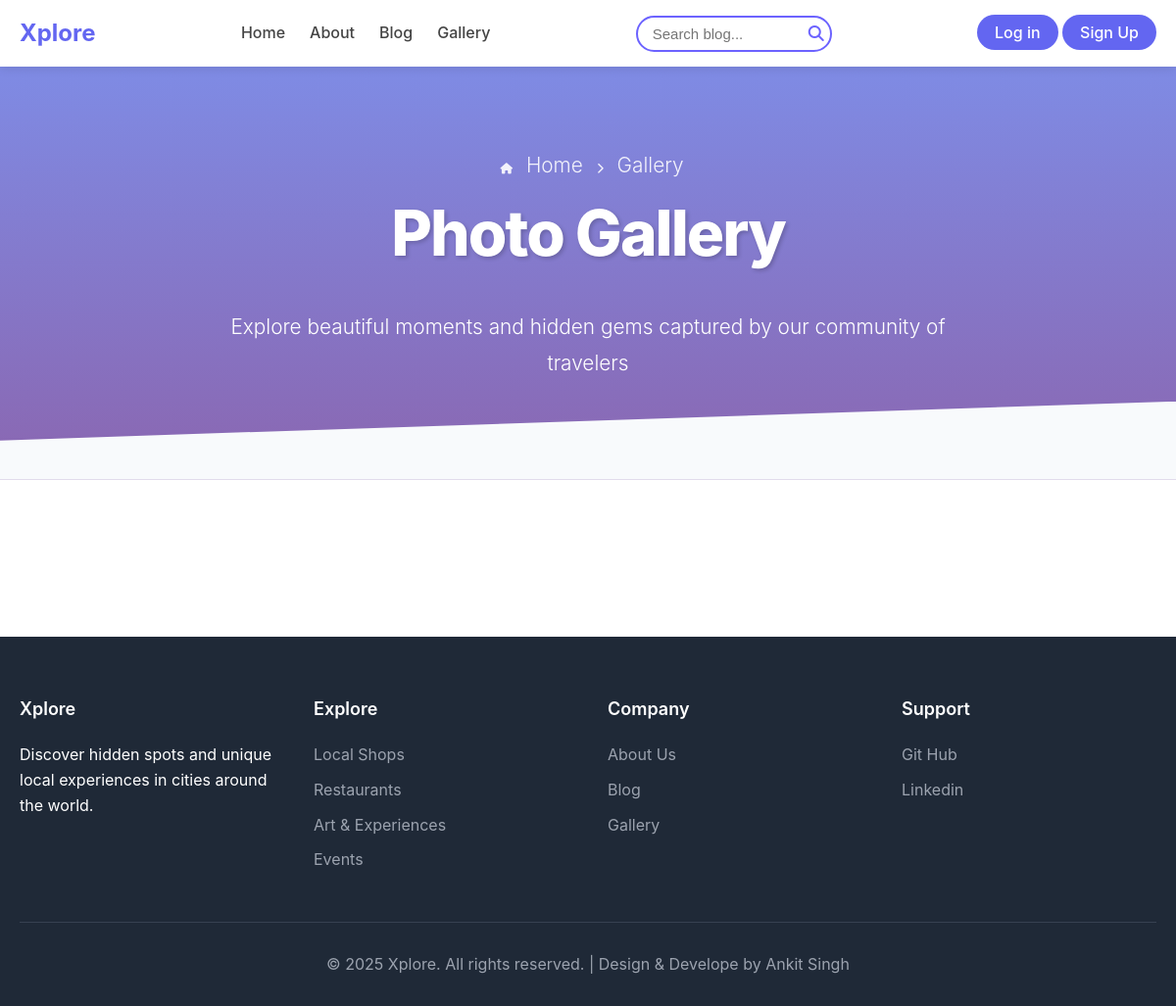
Page /gallery/ on the committed database.
### website/models.py (models this page shows, shortened)
class Header(models.Model):
    logo_text = models.CharField(max_length=100, default="Xplore")
    url = models.URLField(max_length=200)
    show_login = models.BooleanField(default=True)
    show_signup = models.BooleanField(default=True)

class NavLink(models.Model):
    name = models.CharField(max_length=100)
    url = models.URLField(max_length=200)

class GalleryBreadcrumb(models.Model):
    title = models.CharField(max_length=50)
    para = models.CharField(max_length=100)

class FooterBrand(models.Model):
    brand_name = models.CharField(max_length=100, default="Xplore")
    description = models.TextField(
        blank=True, null=True
    )  # Example: "Discover hidden spots ..."
    year = models.IntegerField(default=2025)
    tagline = models.CharField(
        max_length=255, blank=True, null=True
    )  # Example: "Made with  for local discovery"

class FooterSection(models.Model):
    title = models.CharField(max_length=100)  # Example: "Explore", "Company"

class FooterLink(models.Model):
    section = models.ForeignKey(
        FooterSection, on_delete=models.CASCADE, related_name="links"
    )
    name = models.CharField(max_length=100)  # Example: "Local Shops", "About Us"
    url = models.URLField(max_length=300)

### website/views.py (the view)
# urls.py: path("gallery/", views.gallery_views, name="gallery"),
def gallery_views(request):
    gallery_breadcrumb = GalleryBreadcrumb.objects.first()
    gallery_images = GalleryImages.objects.all()
    context = {
        "gallery_breadcrumb": gallery_breadcrumb,
        "gallery_images": gallery_images,
    }
    return render(request, "gallery.html", context)

### blog/context_processors.py (called while the page is built)
def get_categories(request):
    categories = Category.objects.all()
    return dict(categories=categories)

### website/context_processors.py (called while the page is built)
def common_data(request):
    return {
        "header_key": Header.objects.first(),
        "nav_key": NavLink.objects.all(),
        "brand": FooterBrand.objects.first(),
        "sections": FooterSection.objects.prefetch_related("links").all(),
    }

### website/templates/gallery.html (shortened to what this page needs)
{% extends "base.html" %}
{% load static %}
{% block content %}
<section class="gallery-hero-section">
   <p class="gallery-breadcrumb">
      <i class="fas fa-home"></i> Home <i class="fas fa-chevron-right"></i> Gallery
   </p>
   <h1>{{gallery_breadcrumb.title}}</h1>
   <p>{{gallery_breadcrumb.para}}</p>
</section>
<section class="gallery-container">
</section>
{% endblock %}

### website/templates/partial/header.html (shortened to what this page needs)
<header class="site-header">
  <nav class="site-nav">
    <div class="site-logo">
      <a href="{{ header_key.url }}">{{ header_key.logo_text }}</a>
    </div>
    <ul class="site-nav-links" id="navMenu">
      {% for link in nav_key %}
      <li><a href="{{ link.url }}">{{ link.name }}</a></li>
      {% endfor %}
    </ul>
    <div class="site-search">
      <form method="GET" action="{% url 'search'%}">
        <input type="search" name="keyword" placeholder="Search blog..." required />
        <button type="submit" class="search-btn">
          <i class="fas fa-search"></i>
        </button>
      </form>
    </div>
    <div class="site-buttons">
      {% if not user.is_authenticated %}
      <a href="{% url 'login' %}" class="btn btn-primary">Log in</a>
      <a href="{% url 'signup' %}" class="btn btn-primary">Sign Up</a>
      {% else %}
      <span><a href="{% url 'dashboard' %}">Dashboard</a></span>
      <span><a href="{% url 'logout' %}">logout</a></span>
      {% endif %}
    </div>
  </nav>
</header>

### website/templates/partial/fotter.html
<footer class="footer">
    <div class="container">
        <div class="footer-content">
            <div class="footer-section">
                <h3>{{ brand.brand_name }}</h3>
                <p>{{ brand.description }}</p>
            </div>
            {% for section in sections %}
            <div class="footer-section">
                <h3>{{ section.title }}</h3>
                <ul>
                    {% for link in section.links.all %}
                    <li><a href="{{ link.url }}">{{ link.name }}</a></li>
                    {% endfor %}
                </ul>
            </div>
            {% endfor %}
        </div>
        <div class="footer-bottom">
            <p>&copy; {{ brand.year }} {{ brand.brand_name }}. All rights reserved. | {{ brand.tagline }}</p>
        </div>
    </div>
</footer>

### website/static/web_css/style.css (style rules this page uses)
* { margin: 0; padding: 0; box-sizing: border-box; }
body { font-family: 'Inter', -apple-system, BlinkMacSystemFont, 'Segoe UI', Roboto, sans-; line-height: 1.6; color: #333; }
.container { max-width: 1200px; margin: 0 auto; padding: 0 20px; }
.site-header { background: #fff; padding: 15px 0; box-shadow: 0 2px 10px rgba(0, 0, 0, 0.1); position: fixed; width: 100%; top: 0; z-index: 1000; }
.site-nav { max-width: 1200px; margin: 0 auto; padding: 0 20px; display: flex; align-items: center; justify-content: space-between; flex-wrap: wrap; }
.site-logo a { font-size: 24px; font-weight: 700; color: #6366f1; text-decoration: none; }
.site-nav-links { display: flex; list-style: none; gap: 25px; }
.site-nav-links li a { text-decoration: none; color: #444; font-weight: 500; transition: color 0.3s ease; }
.site-search { position: relative; max-width: 200px; width: 100%; }
.site-search form { position: relative; width: 100%; }
.site-search input { width: 100%; padding: 8px 38px 8px 15px; border: 2px solid #6c63ff; border-radius: 25px; outline: none; font-size: 15px; transition: all 0.3s ease; }
.site-search .search-btn { position: absolute; right: 8px; top: 50%; transform: translateY(-50%); background: none; border: none; cursor: pointer; padding: 0; }
.site-search .search-btn i { color: #6c63ff; font-size: 16px; transition: color 0.3s ease; }
.site-buttons a { background: #6366f1; color: #fff; padding: 8px 18px; border-radius: 25px; text-decoration: none; font-weight: 500; transition: background 0.3s ease; }
.btn { padding: 10px 20px; border-radius: 25px; text-decoration: none; font-weight: 600; transition: all 0.3s; border: none; cursor: pointer; }
.btn-primary { background: linear-gradient(135deg, #6366f1, #8b5cf6); color: white; }
.footer { background: #1f2937; color: white; padding: 60px 0 30px; }
.footer-content { display: grid; grid-template-columns: repeat(auto-fit, minmax(250px, 1fr)); gap: 40px; margin-bottom: 40px; }
.footer-section h3 { margin-bottom: 20px; font-size: 18px; font-weight: 600; }
.footer-section ul { list-style: none; }
.footer-section ul li { margin-bottom: 10px; }
.footer-section ul li a { color: #9ca3af; text-decoration: none; transition: color 0.3s; }
.footer-bottom { border-top: 1px solid #374151; padding-top: 30px; text-align: center; color: #9ca3af; }

### website/static/web_css/gallery.css (style rules this page uses)
.gallery-hero-section { background: linear-gradient(rgba(102, 126, 234, 0.85), rgba(118, 75, 162, 0.85)); background-size: cover; background-position: center; padding: 150px 20px 100px; text-align: center; color: white; position: relative; }
.gallery-hero-section::before { content: ''; position: absolute; bottom: 0; left: 0; right: 0; height: 80px; background: #f8fafc; clip-path: polygon(0 50%, 100% 0, 100% 100%, 0 100%); }
.gallery-breadcrumb { font-size: 0.9rem; margin: 0 0 20px 0; opacity: 0.9; }
.gallery-breadcrumb i { margin: 0 8px; font-size: 0.7rem; }
.gallery-hero-section h1 { font-size: 4rem; font-weight: 800; margin: 0 0 25px 0; letter-spacing: -2px; text-shadow: 2px 2px 4px rgba(0, 0, 0, 0.2); }
.gallery-hero-section p { font-size: 1.3rem; max-width: 750px; margin: 0 auto; line-height: 1.8; font-weight: 300; }
.gallery-container { max-width: 1400px; margin: 0 auto; padding: 80px 20px; }

### rows in the picture
Header: logo_text "Xplore"
NavLink: name "Home"
NavLink: name "About"
NavLink: name "Blog"
NavLink: name "Gallery"
GalleryBreadcrumb: title "Photo Gallery", para "Explore beautiful moments and hidden gems captured by our community of travelers"
FooterBrand: brand_name "Xplore", description "Discover hidden spots and unique local experiences in cities around the world.", year "2025", tagline "Design & Develope by Ankit Singh"
FooterSection: title "Explore"
FooterLink: name "Local Shops"
FooterLink: name "Restaurants"
FooterLink: name "Art & Experiences"
FooterLink: name "Events"
FooterSection: title "Company"
FooterLink: name "About Us"
FooterLink: name "Blog"
FooterLink: name "Gallery"
FooterSection: title "Support"
FooterLink: name "Git Hub"
FooterLink: name "Linkedin"
